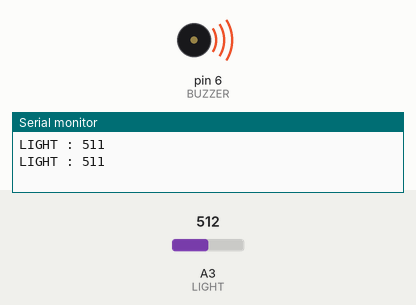
This sketch was run on a simulated Arduino Uno, built with avr-gcc and run on an emulated ATmega328P. Shown: buzzer (waves = sounding), the last lines printed to the serial monitor. The inputs (shaded band) are chosen by the test bench; at power-on: A3 (LIGHT) = 512.

Above: at 2.8 s.
2.9 s: A3 (LIGHT) set to 230
5.6 s: A3 (LIGHT) set to 211
At 7.3 s:
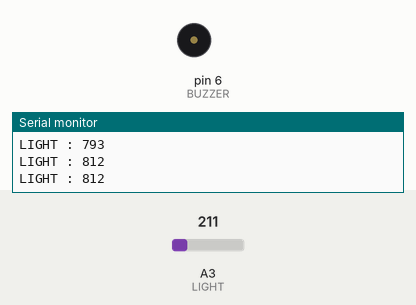
8.3 s: A3 (LIGHT) set to 306
At 9.7 s:
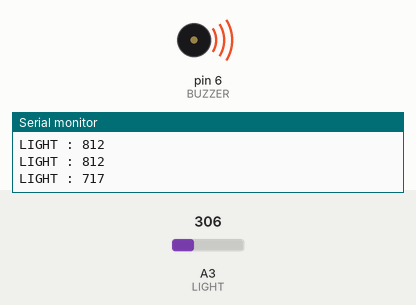
11.0 s: A3 (LIGHT) set to 122
At 12.4 s:
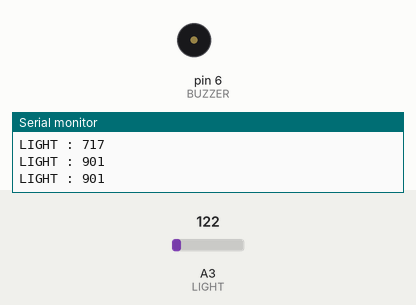
Timing chart, 0 to 14.0 s (numbered marks = the images above; inputs shaded):
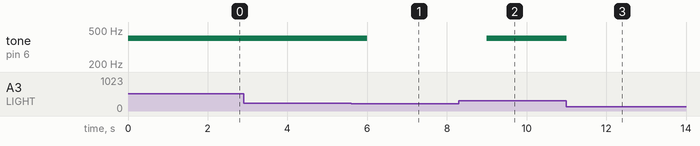

The sketch:

Ambient_Light_Sensor_Spec-1.ino
```cpp
#define LIGHT A3

int BUZZER = 6;

void setup()
{
  Serial.begin(9600);
  pinMode(LIGHT, INPUT);
  pinMode(BUZZER, OUTPUT);
}

void loop()
{

  int value = analogRead(LIGHT);
  int data = map(value, 0, 1023, 1023, 0);

  Serial.print("LIGHT : ");
  Serial.println(data);
  if (data <=800)
     {
      tone(BUZZER, 400);
      delay(1000);
     }
  else
     noTone(BUZZER);
     delay(1000);
}
```

Measured:
- the behaviour switches between 223 and 222 on A3 (LIGHT) (found by bisection; images 0 and 1)
- after the input at 5.6 s, tone on pin 6 (BUZZER): 400 Hz → silent after 0.40 s
- after the input at 8.3 s, tone on pin 6 (BUZZER): silent → 400 Hz after 0.70 s
- after the input at 11.0 s, tone on pin 6 (BUZZER): 400 Hz → silent at once
